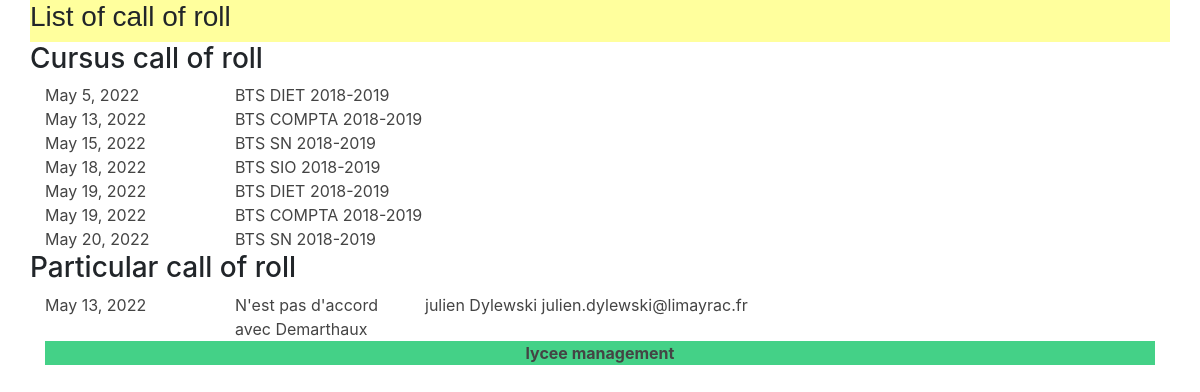
Page /lycee/cursuscall/view on the committed database.
### lycee/models.py (models this page shows, shortened)
class Presence(models.Model):
    date = models.DateField(
        verbose_name="Date of call",
        blank=False,  # pas de champ vide
        null=False,  # pas de champ null (a conjuguer avec default
    )
    isMissing = models.BooleanField(
        verbose_name="Is Missing",
        default=True
    )
    reason = models.CharField(
        verbose_name="Reason",
        help_text="Raison de l'absence",
        blank=False,  # pas de champ vide
        null=False,  # pas de champ null a conjuguer avec default
        default="",
        max_length=255,  # taille maximale du champ
    )
    cursus = models.ForeignKey(
        Cursus,
        on_delete=models.CASCADE,  # necessaire selon la version de Django
        null=True,
    )
    student = models.ManyToManyField(
        Student,
    )

class Cursus(models.Model):
    name = models.CharField(
        max_length=50,
        blank=False,
        null=True,
        default='aucun'
    )
    year_from_bac = models.SmallIntegerField(
        help_text="year since le bac",
        verbose_name="year",
        blank=False,
        null=True,
        default=0
    )
    scholar_year = models.CharField(
        max_length=9,
        blank=False,
        null=True,
        default='0000-00001'
    )
    def __str__(self):
        return '{} {}'.format(self.name, self.scholar_year)

class ParticularPresence(models.Model):
    date = models.DateField(
        verbose_name="Date of call",
        blank=False,  # pas de champ vide
        null=False,  # pas de champ null (a conjuguer avec default
    )
    isMissing = models.BooleanField(
        verbose_name="Is Missing"
    )
    reason = models.CharField(
        verbose_name="Reason",
        help_text="Raison de l'absence",
        blank=False,  # pas de champ vide
        null=False,  # pas de champ null a conjuguer avec default
        default="",
        max_length=255,  # taille maximale du champ
    )
    cursus = models.ForeignKey(
        Cursus,
        on_delete=models.CASCADE,  # necessaire selon la version de Django
        null=True,
    )
    student = models.ForeignKey(
        Student,
        on_delete=models.CASCADE,  # necessaire selon la version de Django
        null=True,
    )

class Student(models.Model):
    first_name = models.CharField(
        max_length=50,
        blank=False,
        null=False
    )
    birth_date = models.DateField(
        verbose_name='date of birth',
        blank=False,
        null=True
    )
    last_name = models.CharField(
        verbose_name="lastname",
        help_text="last name of the student",
        blank=False,  # pas de champ vide
        null=False,  # pas de champ null (a conjuguer avec default
        default="???",
        max_length=255,  # taille maximale du champ
    )
    phone = models.CharField(
        verbose_name="Phone number",
        help_text="phone number of the student",
        blank=False,  # pas de champ vide
        null=False,  # pas de champ null (a conjuguer avec default
        default="0999999999",
        max_length=10,  # taille maximale du champ
    )
    email = models.EmailField(
        verbose_name="Email",
        help_text="",
        blank=False,  # pas de champ vide
        null=False,  # pas de champ null (a conjuguer avec default
        default="x@y.z",
        max_length=255,  # taille maximale du champ
    )
    comments = models.CharField(
        verbose_name="comments",
        help_text="some comments about the student",
        blank=True,
        null=False,  # pas de champ null (a conjuguer avec default
        default="",
        max_length=255,  # taille maximale du champ
    )
    cursus = models.ForeignKey(
        Cursus,
        on_delete=models.CASCADE,  # necessaire selon la version de Django
        null=True
    )
    def __str__(self):
        return '{} {} {}'.format(self.first_name, self.last_name, self.email)

### lycee/views.py (the view)
# urls.py: path('lycee/cursuscall/view',views.callview,name="call view"),
def callview(request):
    Presence_list = Presence.objects.order_by('date')
    ParticularPresence_list = ParticularPresence.objects.order_by('date')
    context = {
        'Presence_list': Presence_list,
        'ParticularPresence_list': ParticularPresence_list
    }
    print(Presence.objects.get(pk=1).student.all())
    return render(request, 'lycee/call/viewcall.html', context)

### lycee/templates/lycee/call/viewcall.html
{% extends 'master.html' %}
{% load static %}
{%if liste%}
  {% block title %}
    List of call of roll
  {% endblock %}
  {% block content %}
    <div class="container">
      <div class="row"><h3>Cursus call of roll</h3></div>
      {% for presence in Presence_list %}
        <a href='/lycee/cursuscall/view/{{presence.id}}'>
          <div class="row">
            <div class='col-sm-2'>
              {{presence.date}}
            </div>
            <div class='col'>
              {{presence.cursus}}
            </div>
          </div>
        </a>
      {% endfor %}
      <div class="row"><h3>Particular call of roll</h3></div>
      {% for particularPresence in ParticularPresence_list %}
        <a href='#'>
          <div class="row">
            <div class='col-sm-2'>
              {{particularPresence.date}}
            </div>
            <div class='col-sm-2'>
              {{particularPresence.reason}}
            </div>
            <div class='col'>
              {{particularPresence.student}}
            </div>
          </div>
        </a>
      {% endfor %}
    </div>
    {% endblock %}
    {% else %}
    <p>No Cursus to show</p>
    {% endif %}

### lycee/templates/master.html (shortened to what this page needs)
<!DOCTYPE html>
{% load static %}
<html>
    <head>
            <link rel="stylesheet" href="https://stackpath.bootstrapcdn.com/bootstrap/4.3.1/css/bootstrap.min.css">
        <link rel="stylesheet" type="text/css" href="{% static 'lycee/style.css' %}" />
    </head>
    <body>
        <div class="container">
            <header class="row">
                <div class="page-header">
                    <h3>{% block title %}{% endblock %}</h3>
                </div>
            </header>
            <article class="row">{% block content %}{% endblock %}</article>
            <footer class="navbar-fixed-bottom">
                <p class="text-center"><strong><a href={%url 'index'%}>lycee management</a></strong></p>
            </footer>
        </div>
    </body>
</html>

### lycee/static/lycee/style.css (style rules this page uses)
a { color : #444444; }
p { background-color: #44d187 }
html { position: relative; min-height: 100%; }
.page-header { background-color: #FFFF9D; font-family: Arial; width: 100%; }

### rows in the picture
Presence: date "May 5, 2022", cursus "BTS DIET 2018-2019"
Presence: date "May 13, 2022", cursus "BTS COMPTA 2018-2019"
Presence: date "May 15, 2022", cursus "BTS SN 2018-2019"
Presence: date "May 18, 2022", cursus "BTS SIO 2018-2019"
Presence: date "May 19, 2022", cursus "BTS DIET 2018-2019"
Presence: date "May 19, 2022", cursus "BTS COMPTA 2018-2019"
Presence: date "May 20, 2022", cursus "BTS SN 2018-2019"
ParticularPresence: date "May 13, 2022", reason "N'est pas d'accord avec Demarthaux", student "julien Dylewski julien.dylewski@limayrac.fr"
